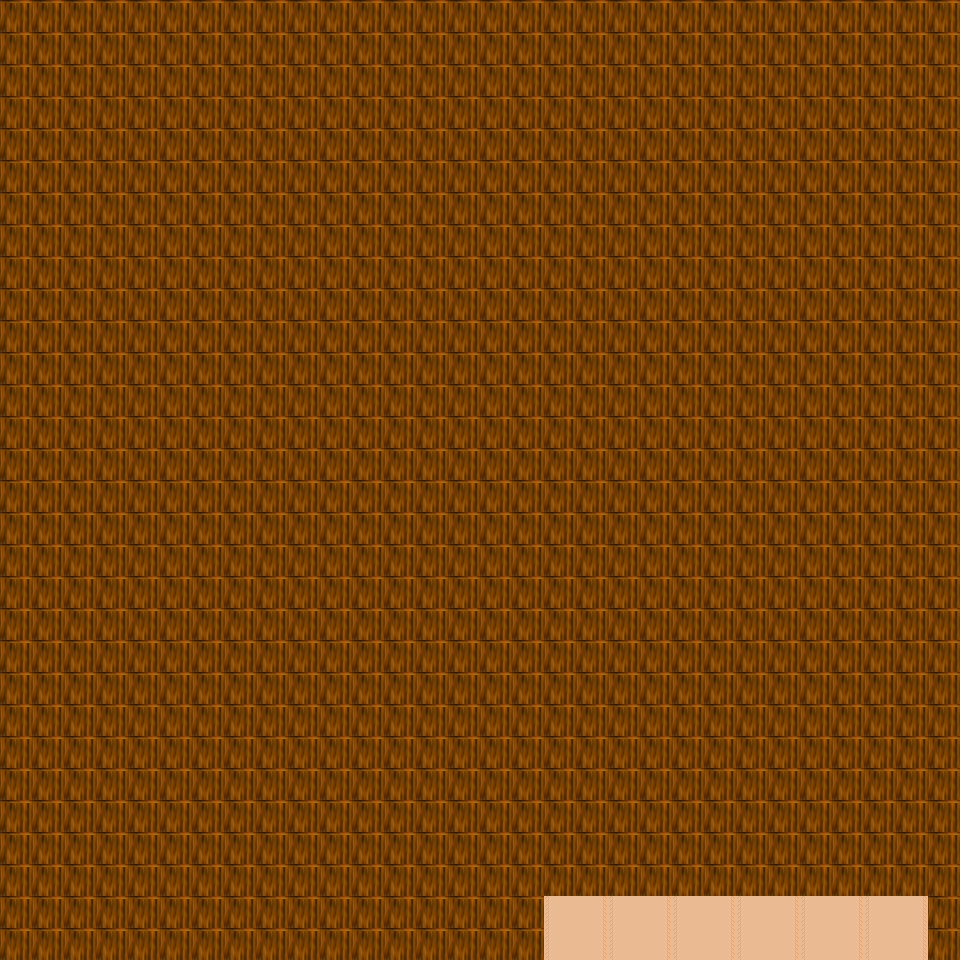

Rendered tile map (Tiled .tmx) drawn with the repository's tilesets; below, a short description and the map source with its tile grids summarised:
An orthogonal 30x30 tile map with 32x32 px tiles, 6 tile layers (Ground, Object, Object2, Above, ...), 23 tilesets and 1 object (mapExit).

<map version="1.0" orientation="orthogonal" renderorder="right-down" width="30" height="30" tilewidth="32" tileheight="32" nextobjectid="2">
  <tileset firstgid="1" name="tileset_furniture_table_rectangular_with_meals" tilewidth="32" tileheight="32" tilecount="9" columns="3">
    <image source="../drawable/tileset_furniture_table_rectangular_with_meals.png" width="96" height="96" />
  </tileset>
  <tileset firstgid="10" name="tileset_building_fence_fence_wooden" tilewidth="32" tileheight="32" tilecount="12" columns="3">
    <image source="../drawable/tileset_building_fence_fence_wooden.png" width="96" height="128" />
  </tileset>
  <tileset firstgid="22" name="tileset_ground_indoor_brown_hole" tilewidth="32" tileheight="32" tilecount="56" columns="7">
    <image source="../drawable/tileset_ground_indoor_brown_hole.png" width="224" height="256" />
  </tileset>
  <tileset firstgid="78" name="tileset_ground_square_patch" tilewidth="32" tileheight="32" tilecount="9" columns="3">
    <image source="../drawable/tileset_ground_square_patch.png" width="96" height="96" />
  </tileset>
  <tileset firstgid="87" name="tileset_building_wall_bricked_edges" tilewidth="32" tileheight="32" tilecount="25" columns="5">
    <image source="../drawable/tileset_building_wall_bricked_edges.png" width="160" height="160" />
  </tileset>
  <tileset firstgid="112" name="tileset_plant_stump_small_stump" tilewidth="32" tileheight="32" tilecount="4" columns="2">
    <image source="../drawable/tileset_plant_stump_small_stump.png" width="64" height="64" />
  </tileset>
  <tileset firstgid="116" name="tileset_item_pot_barrel" tilewidth="32" tileheight="32" tilecount="2" columns="1">
    <image source="../drawable/tileset_item_pot_barrel.png" width="32" height="64" />
  </tileset>
  <tileset firstgid="118" name="tileset_item_statue_green_stone_2" tilewidth="32" tileheight="32" tilecount="6" columns="2">
    <image source="../drawable/tileset_item_statue_green_stone_2.png" width="64" height="96" />
  </tileset>
  <tileset firstgid="124" name="tileset_item_brush" tilewidth="32" tileheight="32" tilecount="3" columns="1">
    <image source="../drawable/tileset_item_brush.png" width="32" height="96" />
  </tileset>
  <tileset firstgid="127" name="tileset_logic_creature_rodent" tilewidth="32" tileheight="32" tilecount="8" columns="8">
    <image source="../drawable/tileset_logic_creature_rodent.png" width="256" height="32" />
  </tileset>
  <tileset firstgid="135" name="tileset_logic_portal" tilewidth="32" tileheight="32" tilecount="24" columns="8">
    <image source="../drawable/tileset_logic_portal.png" width="256" height="96" />
  </tileset>
  <tileset firstgid="159" name="tileset_logic_collision" tilewidth="32" tileheight="32" tilecount="1" columns="1">
    <image source="../drawable/tileset_logic_collision.png" width="32" height="32" />
  </tileset>
  <tileset firstgid="160" name="tileset_object_boat" tilewidth="32" tileheight="32" tilecount="42" columns="6">
    <image source="../drawable/tileset_object_boat.png" width="192" height="224" />
  </tileset>
  <tileset firstgid="202" name="tileset_object_ship" tilewidth="32" tileheight="32" tilecount="368" columns="16">
    <image source="../drawable/tileset_object_ship.png" width="512" height="736" />
  </tileset>
  <tileset firstgid="570" name="tileset_ground_ground" tilewidth="32" tileheight="32" tilecount="33" columns="3">
    <image source="../drawable/tileset_ground_ground.png" width="96" height="352" />
  </tileset>
  <tileset firstgid="603" name="tileset_ground_water_pool_deep" tilewidth="32" tileheight="32" tilecount="72" columns="3">
    <image source="../drawable/tileset_ground_water_pool_deep.png" width="96" height="768" />
  </tileset>
  <tileset firstgid="675" name="tileset_furniture_light_lights_candle" tilewidth="32" tileheight="32" tilecount="42" columns="6">
    <image source="../drawable/tileset_furniture_light_lights_candle.png" width="192" height="224" />
  </tileset>
  <tileset firstgid="717" name="tileset_light_dim_light_7x5" tilewidth="32" tileheight="32" tilecount="35" columns="7">
    <image source="../drawable/tileset_light_dim_light_7x5.png" width="224" height="160" />
  </tileset>
  <tileset firstgid="752" name="tileset_furniture_light_ship_lamps" tilewidth="32" tileheight="32" tilecount="2" columns="2">
    <image source="../drawable/tileset_furniture_light_ship_lamps.png" width="64" height="32" />
  </tileset>
  <tileset firstgid="754" name="tileset_light_red_light_5x5" tilewidth="32" tileheight="32" tilecount="25" columns="5">
    <image source="../drawable/tileset_light_red_light_5x5.png" width="160" height="160" />
  </tileset>
  <tileset firstgid="779" name="tileset_light_green_light_5x5" tilewidth="32" tileheight="32" tilecount="25" columns="5">
    <image source="../drawable/tileset_light_green_light_5x5.png" width="160" height="160" />
  </tileset>
  <tileset firstgid="804" name="tileset_furniture_bed_double_peach" tilewidth="32" tileheight="32" tilecount="8" columns="2">
    <image source="../drawable/tileset_furniture_bed_double_peach.png" width="64" height="128" />
  </tileset>
  <tileset firstgid="812" name="tileset_ground_water_whirlpool" tilewidth="32" tileheight="32" tilecount="8" columns="1">
    <image source="../drawable/tileset_ground_water_whirlpool.png" width="32" height="256" />
  </tileset>
  <layer name="Ground" width="30" height="30">
    <data>[900 cells, 900 non-empty, 7 distinct tile ids]</data>
  </layer>
  <layer name="Object" width="30" height="30">
    <data>[900 cells, 37 non-empty, 9 distinct tile ids]</data>
  </layer>
  <layer name="Object2" width="30" height="30">
    <data>[900 cells, 2 non-empty, 2 distinct tile ids]</data>
  </layer>
  <layer name="Above" width="30" height="30">
    <data>[900 cells, 10 non-empty, 5 distinct tile ids]</data>
  </layer>
  <layer name="Above2" width="30" height="30">
    <data>[900 cells, 60 non-empty, 5 distinct tile ids]</data>
  </layer>
  <layer name="Walkable" width="30" height="30">
    <data>[900 cells, 876 non-empty, 1 distinct tile ids]</data>
  </layer>
  <objectgroup name="MapEvents">
    <object id="1" name="south" type="mapExit" x="544" y="928" width="384" height="32">
      <properties>
        <property name="map" value="level_0_x221_y94" />
        <property name="x" value="17" />
        <property name="y" value="1" />
      </properties>
    </object>
  </objectgroup>
</map>
